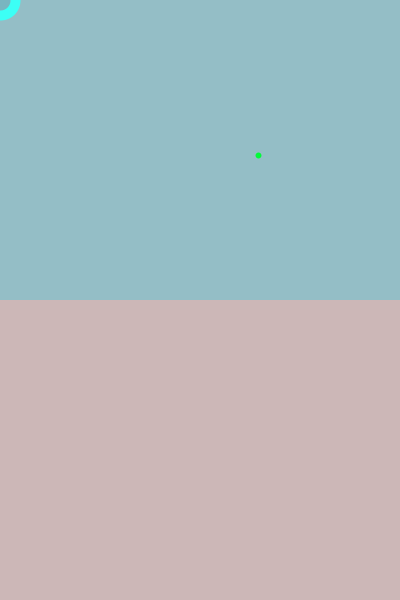
Frame 1 (no input)
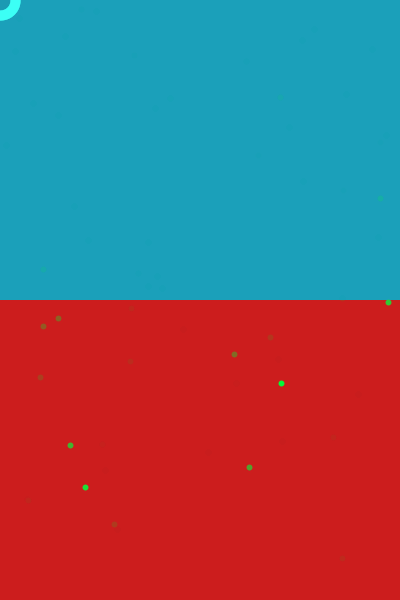
Frame 60 (the mouse pressed at the canvas centre just before this capture)
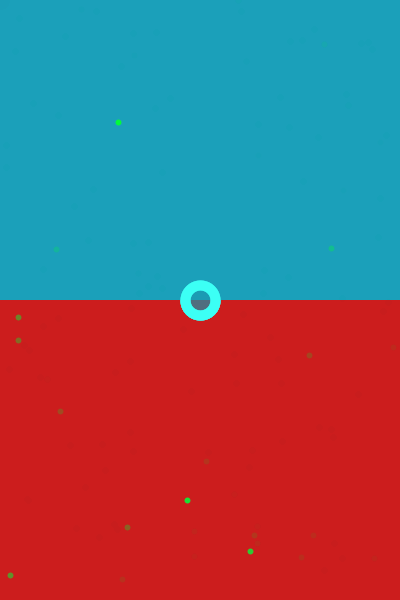
Frame 120 (the mouse held since frame 60 and released just before this capture)

The Processing sketch that drew these frames (run headless with seeded random() and noise(); from frame 60 on, the mouse is pressed at the canvas centre):

// Processing sketch: processing_62357
// ── processing_62357.pde

void setup()
{ 
  size(400, 600);
  //   background(random (255), random (255), random(255));
  smooth();
  frameRate(60);
} 


void draw() 
{
  noStroke();
  fill(25, 160, 185, 80); 
  rect( 0, 0, width, height/2 );

  fill(200, 25, 25, 30);
  rect(0, height/2, width, height/2);

  stroke(10, 25, 160);
  strokeWeight(6);
  fill(25, 160, 185, 30);
  ellipse( mouseX, mouseY, 30, 30 );

  strokeWeight(6);
  stroke(3, 250, 58);
  point ( random(width), random(height));

  stroke (60, 255, 245);
  strokeWeight(10);
  fill (25, 140, 154, 30);
  ellipse(mouseX, mouseY, 30, 30);
}
